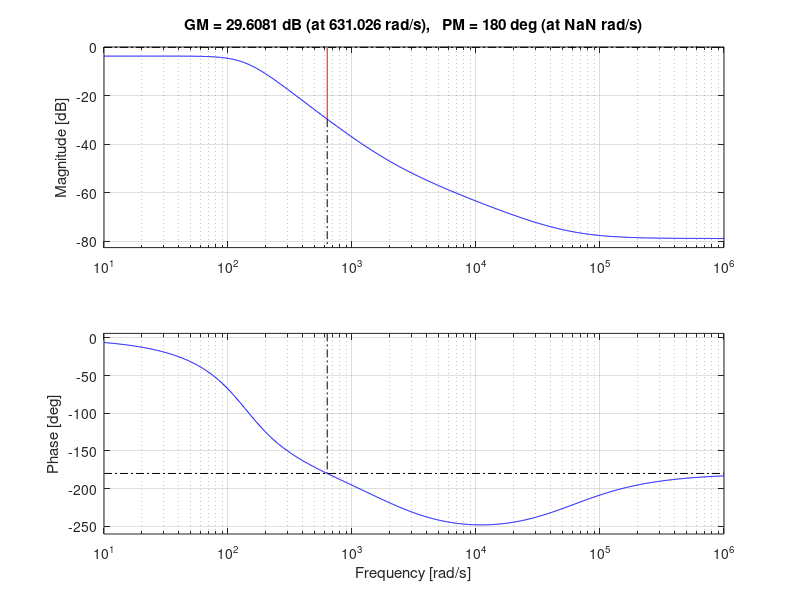
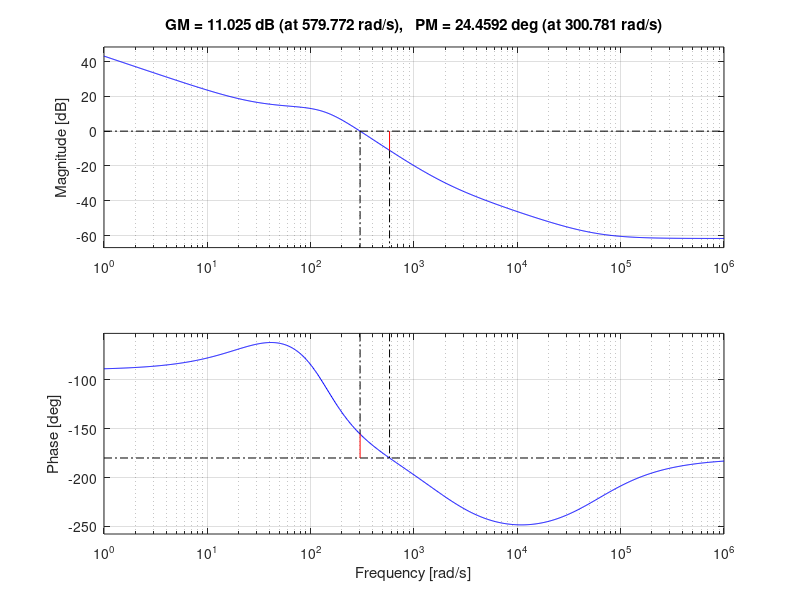
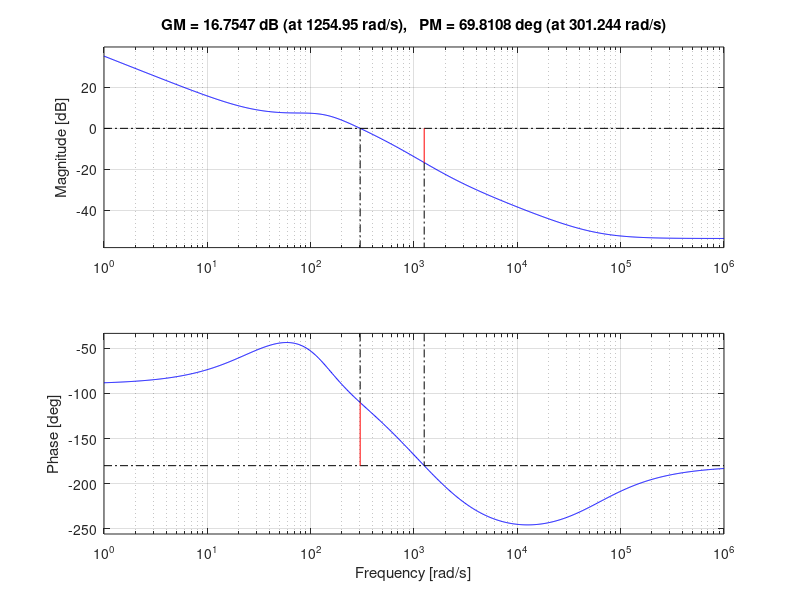
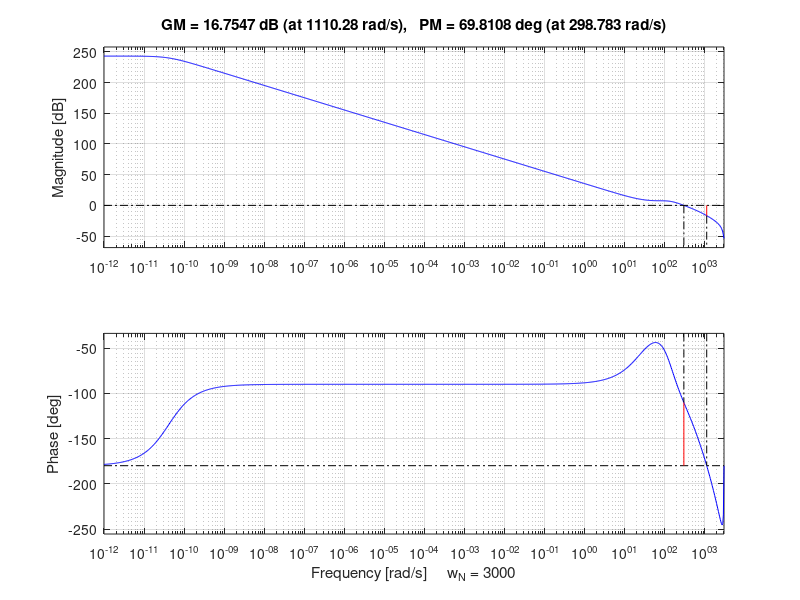

MATLAB code to generate these figures, in order:
clear, close all, clc

%% Assignment 1: Controlling a DC electrical motor
% Design a suitable digital serial controller for the DC motor.
% The rotational velocity omega is the controlled output.
% Open-loop cross frequency must be omega_c = 300 rad/s.
% The steady-state error e_ss must be 0.
% The phase margin PM must be at or above 70 degrees.

% Simulate the system with control in Simulink.

% The following motor data is known:
K = 1.5; % Back-EMF factor, Nm/A and Vs/rad
L = 0.01; % Motor inductance, H
R = 1.9; % Motor resistance, Ohm
J = 1.2e-2; % Moment of inertia, kg m²
Kb = 1.1e-2; % Frictional factor, Nms/rad (F_friction = Kb * omega)

wc = 300;
PM = 70;
%T = 0.001;

% Using a sampling rate 20 times faster than the cross frequency
T = 1/((20*wc)/(2*pi))

% Equation for voltage:
% v = R * I + L * I * s + K * omega

% Equation for motor rotation:
% J * omega * s = K * I - Kb * omega (- load torque)

% Isolating the second equation for I results in:
% I = ((J * s + Kb) * omega) / K

% The transfer function is then:
% omega/v = K / ((R + L * s) * (J * s + Kb) + K²)
num = [K];
%syms s
%den = expand((R + L*s) * (J*s + Kb) + K^2)
den = [3/25000 2291/100000 22709/10000];
Gp = tf(num, den)

% Map the plant into discrete time
Gpz = c2d(Gp, T);

% Make a bilinear transformation by Tustin mapping back into continuous
Gpw = d2c(Gpz, 'tustin');
[gain, phase] = bode(Gpw, wc)
figure(1)
margin(Gpw)

% Design the PID controller in the continuous time
% The proportional part is solely a constant
kp = 1/gain;

% The integral part is then calculated
ki = 1; % I part's steady-state value, should not impact the system
wi = 30; % I part's natural frequency, should be around a decade lower than system's frequency due to phase impact
ti = 1/wi; % I part's time constant

% Bode plot of plant with PI controller to check phase
Dps = tf([ti 1], [ti 0]);
figure(2)
[gain, phase] = bode(Gpw*kp*Dps, wc)
margin(Gpw*kp*Dps)

% Calculating required phase boost
Fmax = PM - (phase - 180);

% The derivative part is then calculated
alpha = (1 - sind(Fmax))/(1 + sind(Fmax));
kd = sqrt(alpha);
td = 1/(sqrt(alpha)*wc);
Dds = tf(kd * [td 1], [alpha*td 1]);
figure(3)
margin(Gpw*kp*Dps*Dds)

% The resulting PID controller is then:
Dpids = kp * Dps * Dds

% This must be transferred to the z-domain by Tustin
Dpidz = c2d(Dpids, T, 'tustin')

% Check to confirm that the digital plant and controller have same
% transfer function as analog versions
figure(4)
margin(Dpidz*Gpz)